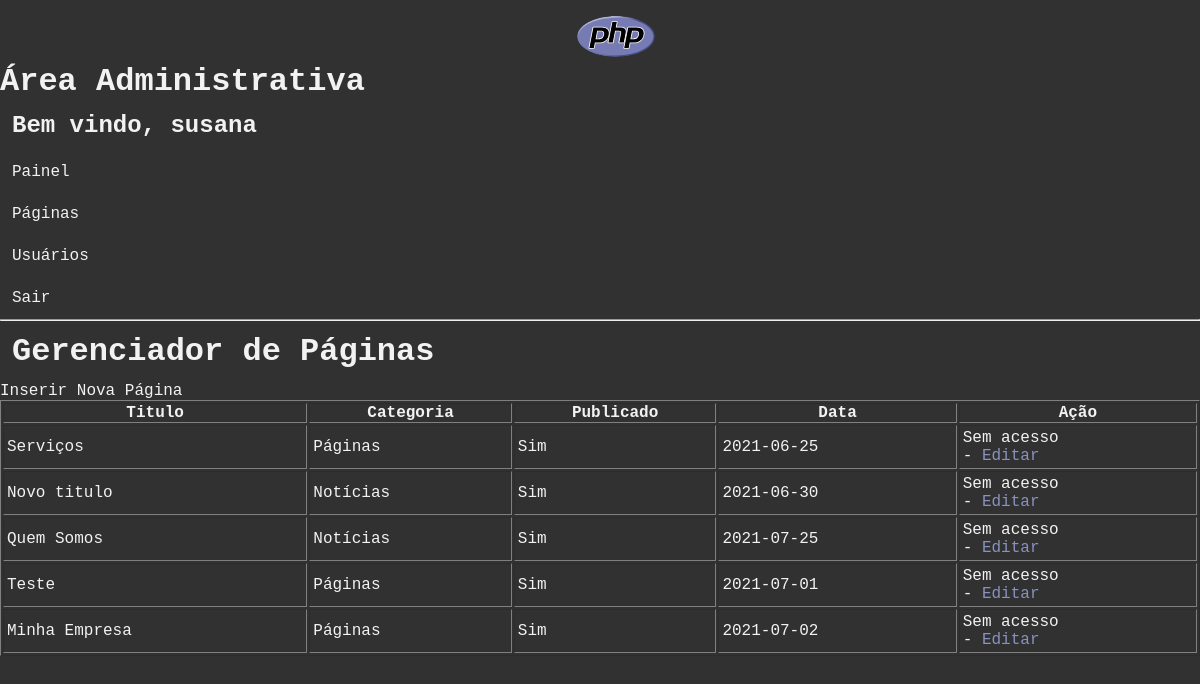
Before: /admin/paginas.php (signed in) with the older database file.
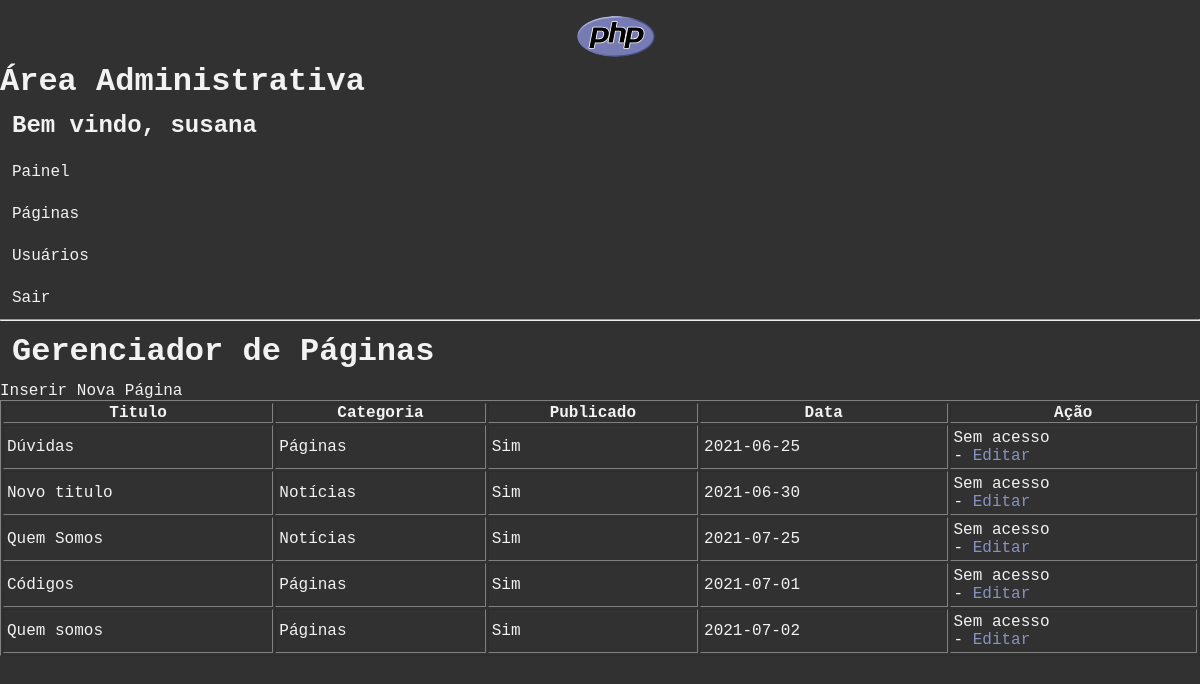
After: the same page with the newer database file.
### tables this page shows
CREATE TABLE `paginas` (
  `id` int(11) NOT NULL,
  `titulo` varchar(255) NOT NULL,
  `descricao` text NOT NULL,
  `meta_descricao` text NOT NULL,
  `publicado` tinyint(2) NOT NULL,
  `categoria` varchar(255) NOT NULL,
  `data_cadastro` date NOT NULL,
  `imagem` varchar(255) NOT NULL,
  `link` varchar(255) NOT NULL
);

### config.php (called while the page is built, shortened)
<?php
function resultado($conexao, $tabela, $where = 1, $order = "id"){
	$query = "SELECT * FROM `".$tabela."` WHERE ".$where." ORDER BY ".$order;
	$executar = mysqli_query($conexao, $query);
	return mysqli_fetch_assoc($executar);
}
function resultados($conexao, $tabela, $where = 1, $order = "id"){
	$query = "SELECT * FROM `".$tabela."` WHERE ".$where." ORDER BY ".$order;
	$executar = mysqli_query($conexao, $query);
	return mysqli_fetch_all($executar, MYSQLI_ASSOC);
}

### admin/paginas.php (the view, shortened to what this page needs)
<?php require_once "../config.php";session_start();
if (isset($_SESSION['ativa'])): ?>
<!DOCTYPE html>
<html>
<head>
<link rel="stylesheet" type="text/css" href="css/admin.css">
<link rel="stylesheet" type="text/css" href="css/usuarios.css">
<link rel="stylesheet" type="text/css" href="css/paginas.css">
</head>
<body>
<img src="css/phplogo.svg" alt="logotipo PHP" class="logo" />
	<h1 class='titleprincipal'>Área Administrativa</h1>
	<?php
		$tabela = "usuarios";
		$where = "id = ".$_SESSION['id'];
		$userLogado = resultado($conexao, $tabela, $where);
	?>
	<h2 class='admsecondtitle' >Bem vindo, <?php echo $userLogado['nome']; ?></h2>
		<?php include "template/menu.php"; ?>
	<hr>
	<div>
		<h1 class='admsecondtitle' >Gerenciador de Páginas</h1>
		<a class='linkmenu' href="pagina_form.php">Inserir Nova Página</a>
		<table class='tabelasadmin' border="1">
			<thead>
				<tr>
					<th>Titulo</th>
					<th>Categoria</th>
					<th>Publicado</th>
					<th>Data</th>
					<th>Ação</th>
				</tr>
			</thead>
			<tbody>
				<?php
					$paginas = resultados($conexao, "paginas");
				?>
				<?php foreach ($paginas as $pagina) { ?>
					<tr>
						<td><?php echo $pagina['titulo']; ?></td>
						<td><?php echo $pagina['categoria']; ?></td>
						<td>
							<?php if($pagina['publicado'] == 1){
								echo "Sim";
								}else{
									echo "Não";
								}
							?>
						</td>
						<td><?php echo $pagina['data_cadastro']; ?></td>
						<td>
							<?php if (!empty($_SESSION['admin'])) { ?>
							<a class='linkinterno' href="paginas.php?pagina_id=<?php echo $pagina['id']; ?>">Deletar</a>
							<?php } else { ?>
								<p>Sem acesso</p>
							<?php } ?>
							 - <a class='linkinterno' href="pagina_form.php?pagina_id=<?php echo $pagina['id']; ?>">Editar</a>
						</td>
					</tr>
				<?php } ?>
			</tbody>
		</table>
	</div>
</body>
</html>
<?php else:
	logout();
endif;
?>

Changed rows visible on the page:
changed paginas: titulo "Serviços" → "Dúvidas"
changed paginas: titulo "Teste" → "Códigos"
changed paginas: titulo "Minha Empresa" → "Quem somos"
